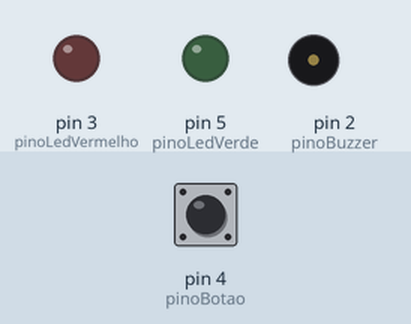
A sketch run on a simulated Arduino Uno, built with avr-gcc and run on an emulated ATmega328P. On the bench: output pins drawn as LEDs (lit = HIGH), buzzer (waves = sounding). The test bench sets the inputs (shaded band); at power-on: pin 4 (pinoBotao) LOW.

Above: at 2.2 s.
2.3 s: pin 4 (pinoBotao) pulled HIGH for 0.15 s
At 2.37 s:
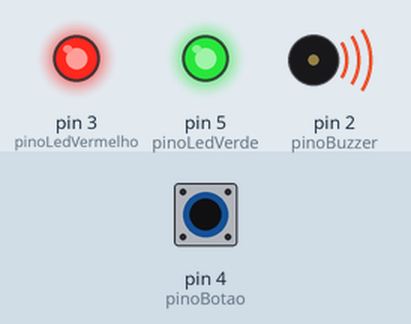
3.9 s: pin 4 (pinoBotao) pulled HIGH for 3.2 s
At 7.9 s:
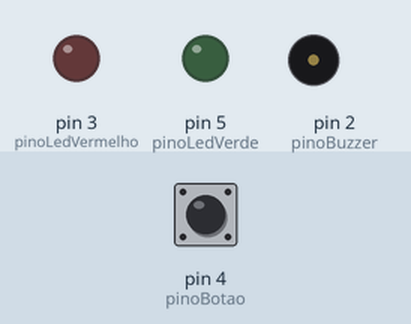
Timing chart, 0 to 9.4 s (numbered marks = the images above; inputs shaded):
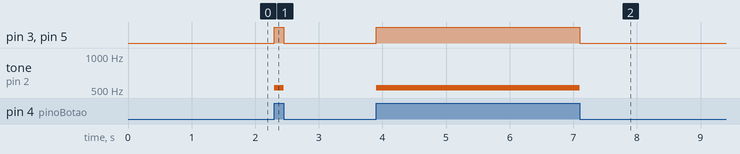

Measured:
- after the input at 2.3 s, pin 3 (pinoLedVermelho), pin 5 (pinoLedVerde): LOW → HIGH at once, → LOW 0.15 s later; tone on pin 2 (pinoBuzzer): silent → 523 Hz at once, → silent 0.15 s later
- after the input at 3.9 s, pin 3 (pinoLedVermelho), pin 5 (pinoLedVerde): LOW → HIGH at once, → LOW 3.2 s later; tone on pin 2 (pinoBuzzer): silent → 523 Hz at once, → silent 3.2 s later

The sketch:

Buzzer_Botao.ino
```cpp
//constante para o pino Buzzer
#define pinoBuzzer 2

//constante do led
#define pinoLedVermelho 3
#define pinoLedVerde 5

//constante do botão
#define pinoBotao 4

void setup() {
  Serial.begin(9600);

  //modo do pino
  pinMode(pinoBuzzer, OUTPUT);
  pinMode(pinoLedVermelho, OUTPUT);
  pinMode(pinoBotao, INPUT);
  pinMode(pinoLedVerde, OUTPUT);

  delay(1000);
}
void loop() {
  if (digitalRead(pinoBotao) == 1) {
    tone(pinoBuzzer, 523);  //nota musical dó
    digitalWrite(pinoLedVermelho, HIGH);
    digitalWrite(pinoLedVerde, HIGH);
  }

  else if (digitalRead(pinoBotao) == 0) {
    noTone(pinoBuzzer);                  //desliga a buzzer
    digitalWrite(pinoLedVermelho, LOW);  //apaga o led
    digitalWrite(pinoLedVerde, LOW);
  }
}
```
